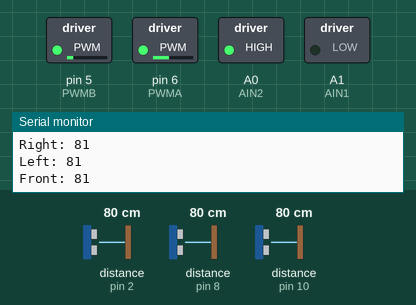
Recording of a sketch running on a simulated Arduino Uno, built with avr-gcc and run on an emulated ATmega328P. Parts: switched loads named in the sketch (green lamp = pin HIGH), the last lines printed to the serial monitor. The inputs (shaded band) are chosen by the test bench; at power-on: distance to the obstacle (sensors on pin 10, pin 2, pin 8) 80 cm. The echo pulse lasts 58.3 µs per cm.

Above: at 1.2 s.
1.3 s: distance to the obstacle (sensor on pin 10) set to 55 cm
4.3 s: distance to the obstacle (sensor on pin 10) set to 45 cm
At 4.7 s:
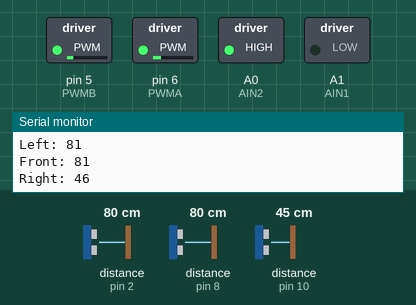
5.8 s: distance to the obstacle (sensor on pin 2) set to 16 cm
8.8 s: distance to the obstacle (sensor on pin 2) set to 12 cm
At 9.7 s:
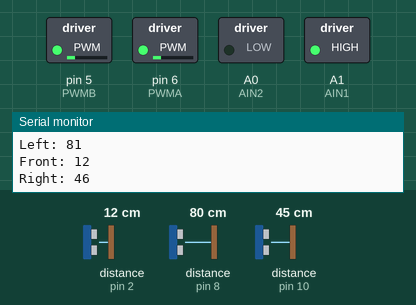
10.3 s: distance to the obstacle (sensor on pin 2) set to 18 cm
At 11.1 s:
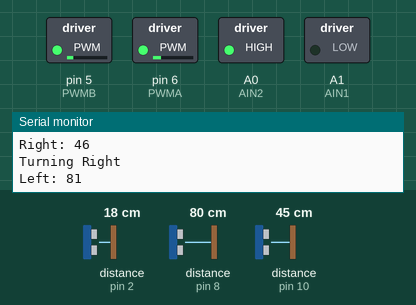
Timing chart, 0 to 13.3 s (numbered marks = the images above; inputs shaded):
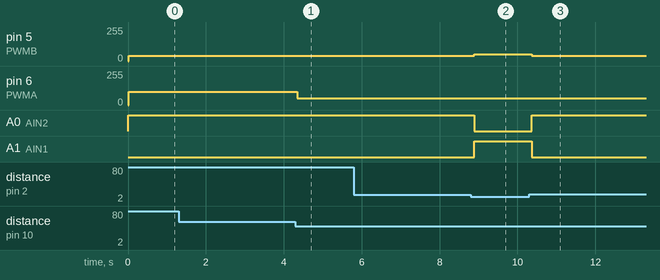

Measured:
- the behaviour switches between 50 and 49 cm on distance to the obstacle (sensor on pin 10) (found by bisection; images 0 and 1)
- the behaviour switches between 15 and 14 cm on distance to the obstacle (sensor on pin 2) (found by bisection; images 1 and 2)
- after the input at 4.3 s, pin 6 (PWMA): 100/255 → 50/255 after 0.05 s
- after the input at 8.8 s, pin 5 (PWMB): 40/255 → 50/255 after 0.09 s; A0 (AIN2): HIGH → LOW after 0.09 s; A1 (AIN1): LOW → HIGH after 0.09 s
- after the input at 10.3 s, pin 5 (PWMB): 50/255 → 40/255 after 0.07 s; A0 (AIN2): LOW → HIGH after 0.07 s; A1 (AIN1): HIGH → LOW after 0.07 s

The sketch:

WallFollowingRobot.ino
```cpp
/*
  WallFollowingRobot.ino
  A autonomous right-wall following robot using three ultrasonic sensors (front, left, and right).
  The robot moves forward while maintaining a safe distance from the right wall, adjusting its path
  if the wall is too close or too far (bang-bang control).
*/

#include <NewPing.h>

// Motor Pins
#define PWMA 6   // Left Motor Speed pin (ENA)
#define AIN2 A0  // Motor-L forward (IN2).
#define AIN1 A1  // Motor-L backward (IN1)
#define PWMB 5   // Right Motor Speed pin (ENB)
#define BIN1 A2  // Motor-R forward (IN3)
#define BIN2 A3  // Motor-R backward (IN4)

// Ultrasonic Sensor Configuration
#define ECHO_FRONT 2
#define TRIG_FRONT 3
#define ECHO_LEFT 8
#define TRIG_LEFT 7
#define ECHO_RIGHT 10
#define TRIG_RIGHT 9

const int MAX_DISTANCE = 400;
NewPing sonarFront(TRIG_FRONT, ECHO_FRONT, MAX_DISTANCE);
NewPing sonarLeft(TRIG_LEFT, ECHO_LEFT, MAX_DISTANCE);
NewPing sonarRight(TRIG_RIGHT, ECHO_RIGHT, MAX_DISTANCE);

// Distance Variables
int distanceFront = 0;
int distanceLeft = 0;
int distanceRight = 0;
int safe_distance_front = 15;
int safe_distance_right = 8;
int safe_distance_left = 10;

// Move robot backward
void reverse(int speed = 50) {
  analogWrite(PWMA, speed);
  analogWrite(PWMB, speed);
  digitalWrite(AIN1, HIGH);
  digitalWrite(AIN2, LOW);
  digitalWrite(BIN1, HIGH);
  digitalWrite(BIN2, LOW);
}

// Turn slightly right (while moving forward)
void turnRight(int speed = 40) {
  Serial.println("Turning Right");
  analogWrite(PWMA, 50);  // Left motor speed (slightly faster)
  analogWrite(PWMB, speed);
  digitalWrite(AIN1, LOW);
  digitalWrite(AIN2, HIGH);
  digitalWrite(BIN1, LOW);
  digitalWrite(BIN2, HIGH);
}

// Turn slightly left (while moving forward)
void turnLeft(int speed = 40) {
  Serial.println("Turning Left");
  analogWrite(PWMA, speed);
  analogWrite(PWMB, 50);  // Right motor speed (slightly faster)
  digitalWrite(AIN1, LOW);
  digitalWrite(AIN2, HIGH);
  digitalWrite(BIN1, LOW);
  digitalWrite(BIN2, HIGH);
}

// Stop both motors for a given duration
void stop(int time = 0) {
  analogWrite(PWMA, 0);
  analogWrite(PWMB, 0);
  digitalWrite(AIN1, LOW);
  digitalWrite(AIN2, LOW);
  digitalWrite(BIN1, LOW);
  digitalWrite(BIN2, LOW);
  delay(time);
}

// Spin left in place (one wheel forward, one backward)
void turnLeftInPlace(int speed = 50) {
  Serial.println("Turning Left in place");
  analogWrite(PWMA, speed);
  analogWrite(PWMB, speed);
  digitalWrite(AIN1, HIGH);
  digitalWrite(AIN2, LOW);
  digitalWrite(BIN1, LOW);
  digitalWrite(BIN2, HIGH);
}

// Spin right in place (one wheel forward, one backward)
void turnRightInPlace(int speed = 50) {
  Serial.println("Turning Right in place");
  analogWrite(PWMA, speed);
  analogWrite(PWMB, speed);
  digitalWrite(AIN1, LOW);
  digitalWrite(AIN2, HIGH);
  digitalWrite(BIN1, HIGH);
  digitalWrite(BIN2, LOW);
}

// Move forward, allowing different speeds for each wheel (for steering)
void forward(int speedLeft = 45, int speedRight = 45) {
  analogWrite(PWMA, speedLeft);
  analogWrite(PWMB, speedRight);
  digitalWrite(AIN1, LOW);
  digitalWrite(AIN2, HIGH);
  digitalWrite(BIN1, LOW);
  digitalWrite(BIN2, HIGH);
}

void setup() {
  Serial.begin(9600);
  // Set ultrasonic pins as input/output
  pinMode(ECHO_FRONT, INPUT);
  pinMode(TRIG_FRONT, OUTPUT);

  pinMode(ECHO_LEFT, INPUT);
  pinMode(TRIG_LEFT, OUTPUT);

  pinMode(ECHO_RIGHT, INPUT);
  pinMode(TRIG_RIGHT, OUTPUT);

  // Set motor pins as outputs
  pinMode(PWMA, OUTPUT);
  pinMode(AIN2, OUTPUT);
  pinMode(AIN1, OUTPUT);
  pinMode(PWMB, OUTPUT);
  pinMode(AIN1, OUTPUT);
  pinMode(AIN2, OUTPUT);

  // Stop motors at start
  analogWrite(PWMA, 0);
  analogWrite(PWMB, 0);
  digitalWrite(AIN1, LOW);
  digitalWrite(AIN2, HIGH);
  digitalWrite(BIN1, LOW);
  digitalWrite(BIN2, HIGH);
}

void loop() {
  // Read distance values (in cm) from each ultrasonic sensor
  distanceFront = sonarFront.ping_cm();
  distanceLeft = sonarLeft.ping_cm();
  distanceRight = sonarRight.ping_cm();

  // Print sensor readings for debugging
  Serial.print("Left: ");
  Serial.println(distanceLeft);
  Serial.print("Front: ");
  Serial.println(distanceFront);
  Serial.print("Right: ");
  Serial.println(distanceRight);
  Serial.println();

  // If no wall detected on the right steer right (L - outside turn)
  if ((distanceRight == 0) || distanceRight > 50) {
    forward(100, 40);  // Turn right
  } else if ((distanceFront < safe_distance_front) && (distanceFront != 0)) {
    // Wall at front (⌝)
    turnLeftInPlace();
  } else if (distanceRight < safe_distance_right - 1) {
    // If too close to right wall, steer left
    turnLeft();
  } else if (distanceRight > safe_distance_right + 1) {
    // If too far from right wall, steer right
    turnRight();
  } else {
    // Go straight by default
    forward();
  }
}
```
